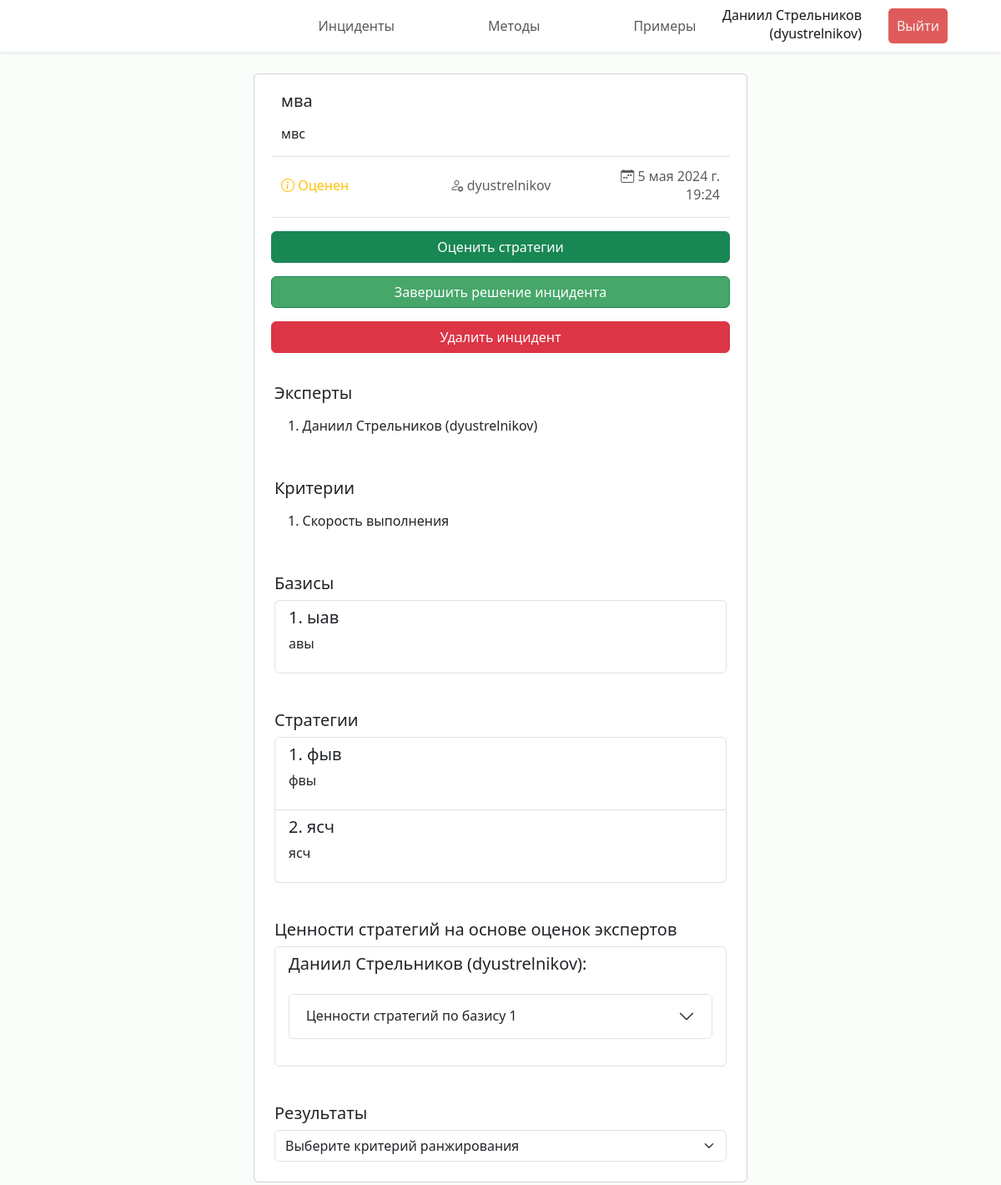
Page /incident/10 (signed in) on the committed database.
### incidents/models.py (models this page shows, shortened)
class Incident(models.Model):
    name = models.CharField("Название", max_length=100)
    description = models.TextField("Описание")
    created_at = models.DateTimeField("Создан")
    results = models.JSONField("Результаты", null=True, blank=True)
    creator = models.ForeignKey(Expert, verbose_name="Инициатор", on_delete=models.CASCADE,
                                related_name="authored_incidents")
    status = models.ForeignKey(Status, verbose_name="Статус", on_delete=models.CASCADE)
    criteries = models.ManyToManyField(Criteria, through="IncidentCriteria")
    experts = models.ManyToManyField(Expert, through="IncidentExpert")
    class Meta:
        verbose_name = "Инцидент"
        verbose_name_plural = "Инциденты"

class Status(models.Model):
    name = models.CharField("Наименование", max_length=100)
    def __str__(self) -> str:
        return self.name
    class Meta:
        verbose_name = "Статус"
        verbose_name_plural = "Статусы"

class Expert(models.Model):
    user = models.OneToOneField(User, verbose_name="Пользователь", on_delete=models.CASCADE)
    def __str__(self) -> str:
        return self.user.get_full_name() + f" ({self.user.get_username()})"
    class Meta:
        verbose_name = "Эксперт"
        verbose_name_plural = "Эксперты"

class IncidentExpert(models.Model):
    incident = models.ForeignKey(Incident, verbose_name="Инцидент", on_delete=models.CASCADE)
    expert = models.ForeignKey(Expert, verbose_name="Эксперт", on_delete=models.CASCADE)
    number = models.PositiveSmallIntegerField("Номер")
    scores = models.JSONField("Оценки", null=True, blank=True)
    class Meta:
        verbose_name = "Эксперт по инциденту"
        verbose_name_plural = "Эксперты по инциденту"
        unique_together = ('incident', 'expert',)

class IncidentCriteria(models.Model):
    incident = models.ForeignKey(Incident, verbose_name="Инцидент", on_delete=models.CASCADE)
    criteria = models.ForeignKey(Criteria, verbose_name="Критерий", on_delete=models.CASCADE)
    number = models.PositiveSmallIntegerField("Номер")
    class Meta:
        verbose_name = "Критерий ранжирования инцидента"
        verbose_name_plural = "Критерии ранжирования инцидента"
        unique_together = ('incident', 'criteria',)

class Criteria(models.Model):
    description = models.CharField("Описание", max_length=200)
    def __str__(self) -> str:
        return self.description
    class Meta:
        verbose_name = "Критерий ранжирования"
        verbose_name_plural = "Критерии ранжирования"

class Basis(models.Model):
    incident = models.ForeignKey(Incident, verbose_name="Инцидент", on_delete=models.CASCADE)
    name = models.CharField("Название", max_length=100)
    description = models.TextField("Описание")
    number = models.PositiveSmallIntegerField("Номер")
    class Meta:
        verbose_name = "Базис инцидента"
        verbose_name_plural = "Базисы инцидента"
        unique_together = ('incident', 'name',)

class Strategy(models.Model):
    incident = models.ForeignKey(Incident, verbose_name="Инцидент", on_delete=models.CASCADE)
    name = models.CharField("Название", max_length=100)
    description = models.TextField("Описание")
    number = models.PositiveSmallIntegerField("Номер")
    class Meta:
        verbose_name = "Стратегия устранения инцидента"
        verbose_name_plural = "Стратегии устранения инцидента"
        unique_together = ('incident', 'name',)

### incidents/views.py (the view)
# urls.py: path("incident/<int:incident_id>", views.incident, name="incident"),
@login_required(login_url='login')
def incident(request, incident_id):
    if request.method == 'GET':
        try:
            incident = Incident.objects.get(id=incident_id)
        except Incident.DoesNotExist:
            raise Http404("Инцидент не существует")
        try:
            expert = Expert.objects.get(user=request.user)
        except Expert.DoesNotExist:
            raise Http404("Эксперт не существует")
        experts_with_scores = IncidentExpert.objects.filter(incident=incident,
                                                            scores__isnull=False)
        incident_expert = IncidentExpert.objects.filter(incident=incident,
                                                        expert=expert).first()
        results = prepare_results(incident)
        solution_form = SolutionForm(choices=incident.strategy_set.all())
        return render(request, "incidents/incident.html", {
            'incident': incident,
            'incident_expert': incident_expert,
            'is_active': (incident.status.name not in ('Решен', 'Отклонен')),
            'solution_form': solution_form,
            'experts_with_scores': experts_with_scores,
            'results': results})

### incidents/forms.py
class SolutionForm(forms.Form):
    choice = forms.ChoiceField(
        label="Пожалуйста, укажите стратегию, позволившую устранить инцидент",
        widget=forms.RadioSelect(attrs={'class': 'form-select-sm mb-2'})
    )
    def __init__(self, *args, choices=None, **kwargs):
        super().__init__(*args, **kwargs)
        if choices is not None:
            self.fields['choice'].choices = [(choice.number, choice.name) \
                for choice in choices] + [(len(choices), 'Инцидент не был решен')]

### incidents/utils/prepare_data.py (called while the page is built)
def prepare_results(incident):
    if incident.results == None:
        return {}
    results = {}
    strategies = Strategy.objects.filter(incident=incident).all()
    for criteria in incident.results.keys():
        results[criteria] = {}
        for strategy in strategies:
            results[criteria][f"S{strategy.number}"] = {
                'value': incident.results[criteria][f"S{strategy.number}"],
                'strategy_name': strategy.name
            }
    for criteria in results.keys():
        results[criteria] = {k: v for k, v in sorted(results[criteria].items(),
                                                     key=lambda item: item[1]['value'])}
    return results

### incidents/templates/incidents/incident.html (shortened to what this page needs)
{% extends 'incidents/base.html' %}
{% load static %}
{% block header %}
<header class="header fixed-top shadow-sm d-flex">
    <nav class="navbar navbar-expand-lg w-100">
        <div class="collapse navbar-collapse justify-content-center" id="navbarNav">
        <ul class="navbar-nav py-1">
            <li class="nav-item px-5"><a class="nav-link" href="{% url 'incidents' %}">Инциденты</a></li>
            <li class="nav-item px-5"><a class="nav-link" href="{% url 'methods' %}">Методы</a></li>
            <li class="nav-item px-5"><a class="nav-link" href="{% url 'examples' %}">Примеры</a></li>
        </ul>
        </div>
        <ul class="navbar-nav position-fixed end-0 me-5 align-items-center">
            <li class="nav-item px-3 text-end mb-1">
                <div class="fullname">{{ request.user.get_full_name }}</div>
                <div class="username">({{ request.user.get_username }})</div>
            </li>
            <li class="nav-item px-3">
                <form action="{% url 'logout' %}" method="POST">
                    <button class="logout-btn" type="submit">Выйти</button>
                </form>
            </li>
          </ul>
    </nav>
</header>
{% endblock %}
{% block content %}
<div class="cards d-flex p-2 flex-column align-items-center">
    <div class="col-lg-6 col-xxl-5 card mb-3">
        <div class="card-body mx-3 my-1">
          <h5 class="card-title">{{ incident.name }}</h5>
          <p class="card-text">{{ incident.description|linebreaks }}</p>
          <div class="row justify-content-between align-items-center py-3 border-top border-bottom">
            <p class="col card-subtitle text-warning"><i class="bi bi-info-circle"></i> {{ incident.status }}</p>
            <p class="col card-subtitle text-center text-muted"><i class="bi bi-person-gear"></i> {{ incident.creator.user.get_username }}</p>
            <p class="col card-subtitle text-muted text-end"><i class="bi bi-calendar-week"></i> {{ incident.created_at }}</p>
          </div>
          {% if incident_expert and is_active %}
            <div class="row justify-content-between align-items-center pt-3">
              <a href="{% url 'incident_assess' incident.id %}" class="col btn btn-success">Оценить стратегии</a>
            </div>
          {% endif %}
          {% if request.user == incident.creator.user %}
            {% if experts_with_scores|length == incident.incidentexpert_set.all|length  %}
              <div class="row justify-content-between align-items-center pt-3">
                <button type="button" class="col btn btn-solved btn-success" data-bs-toggle="modal" data-bs-target="#exampleModal">
                  Завершить решение инцидента
                </button>
              </div>
            {% endif %}
            <form class="row justify-content-between align-items-center pt-3" action="{% url 'incident_delete' incident.id %}" method="POST">
              <button class="col btn btn-danger" type="submit">Удалить инцидент</button>
            </form>
          {% endif %}
        </div>
        <div class="card-body mx-2 mb-1">
            <h5 class="card-title">Эксперты</h5>
            <ul class="list-group list-group-flush">
                {% for expert in incident.incidentexpert_set.all %}
                <li class="list-group-item">{{ forloop.counter }}. {{ expert.expert }}</li>
                {% endfor %}
            </ul>
        </div>
        <div class="card-body m-2 mb-1">
            <h5 class="card-title">Критерии</h5>
            <ul class="list-group list-group-flush">
                {% for criteria in incident.incidentcriteria_set.all %}
                <li class="list-group-item">{{ forloop.counter }}. {{ criteria.criteria }}</li>
                {% endfor %}
            </ul>
        </div>
        <div class="card-body m-2 mb-1">
            <h5 class="card-title">Базисы</h5>
            <div class="list-group">
                {% for basis in incident.basis_set.all %}
                <a class="list-group-item flex-column align-items-start">
                  <div class="d-flex w-100 justify-content-between">
                    <h5 class="mb-1">{{ forloop.counter }}. {{ basis.name }}</h5>
                  </div>
                  <p class="mb-1">{{ basis.description|linebreaks }}</p>
                </a>
                {% endfor %}
            </div>
        </div>
        <div class="card-body m-2 mb-1">
            <h5 class="card-title">Стратегии</h5>
            <div class="list-group">
                {% for strategy in incident.strategy_set.all %}
                <a class="list-group-item flex-column align-items-start">
                  <div class="d-flex w-100 justify-content-between">
                    <h5 class="mb-1">{{ forloop.counter }}. {{ strategy.name }}</h5>
                  </div>
                  <p class="mb-1">{{ strategy.description|linebreaks }}</p>
                </a>
                {% endfor %}
            </div>
        </div>
        <div class="card-body m-2 mb-1">
          <h5 class="card-title">Ценности стратегий на основе оценок экспертов</h5>
          {% if not experts_with_scores %}
            <p class="card-text">Ни один эксперт не предоставил своих оценок по инциденту.</p>
          {% else %}
            <div class="list-group">
              {% for expert in experts_with_scores %}
                <div class="list-group-item flex-column align-items-start">
                  <h5 class="mb-1">{{ expert.expert.user.get_full_name }} ({{ expert.expert.user.get_username }}):</h5>
                  <div class="accordion my-4" id="accordion{{ forloop.counter }}">
                    {% for bk, bv in expert.scores.V.items %}
                      <div class="accordion-item">
                        <h2 class="accordion-header">
                          <button class="accordion-button collapsed" type="button" data-bs-toggle="collapse" data-bs-target="#e{{ forloop.parentloop.counter }}-collapse{{ forloop.counter }}" aria-expanded="true" aria-controls="e{{ forloop.parentloop.counter }}-collapse{{ forloop.counter }}">
                            Ценности стратегий по базису {{ forloop.counter }}
                          </button>
                        </h2>
                      </div>
                    {% endfor %}
                  </div>
                </div>
              {% endfor %}
            </div>
          {% endif %}
        </div>
        <div class="card-body m-2">
          <h5 class="card-title">Результаты</h5>
          {% if not incident.results %}
          <p class="card-text">Ранжирование стратегий по инциденту еще не расчитано.</p>
          {% else %}
          <form>
            <select class="form-select" id="dropdowncoeff">
              <option value="">Выберите критерий ранжирования</option>
            </select>
          </form>
          {% endif %}
        </div>
      </div>
</div>
{% endblock %}

### incidents/static/incidents/css/style.css (style rules this page uses)
:root { --font-family: "Segoe UI", Roboto, "Helvetica Neue", Arial, sans-serif; }
* { box-sizing: border-box; padding: 0; margin: 0; }
body { margin: 5rem 0 0 0; font-family: var(--font-family); font-weight: 400; line-height: normal; background-color: rgb(250, 254, 251); color: #19171a; overflow: overlay; width: 100%; }
.header { background: rgb(255, 255, 255); }
.logout-btn { padding: 10px; background-color: #df5b5b; color: #f5efef; text-decoration: none; border-radius: 5px; border-width: 0; }
.btn-add, .btn-solved { background: #47a76a; }

### rows in the picture
Incident: name "мва", description "мвс", status "Оценен", creator.user.get_username "dyustrelnikov", created_at "5 мая 2024 г. 19:24"
IncidentExpert: expert "Даниил Стрельников (dyustrelnikov)", expert.user.get_full_name "Даниил Стрельников", expert.user.get_username "dyustrelnikov"
IncidentCriteria: criteria "Скорость выполнения"
Basis: name "ыав", description "авы"
Strategy: name "фыв", description "фвы"
Strategy: name "ясч", description "ясч"

### other values in the picture
{{ request.user.get_full_name }} "Даниил Стрельников"
{{ request.user.get_username }} "dyustrelnikov"
